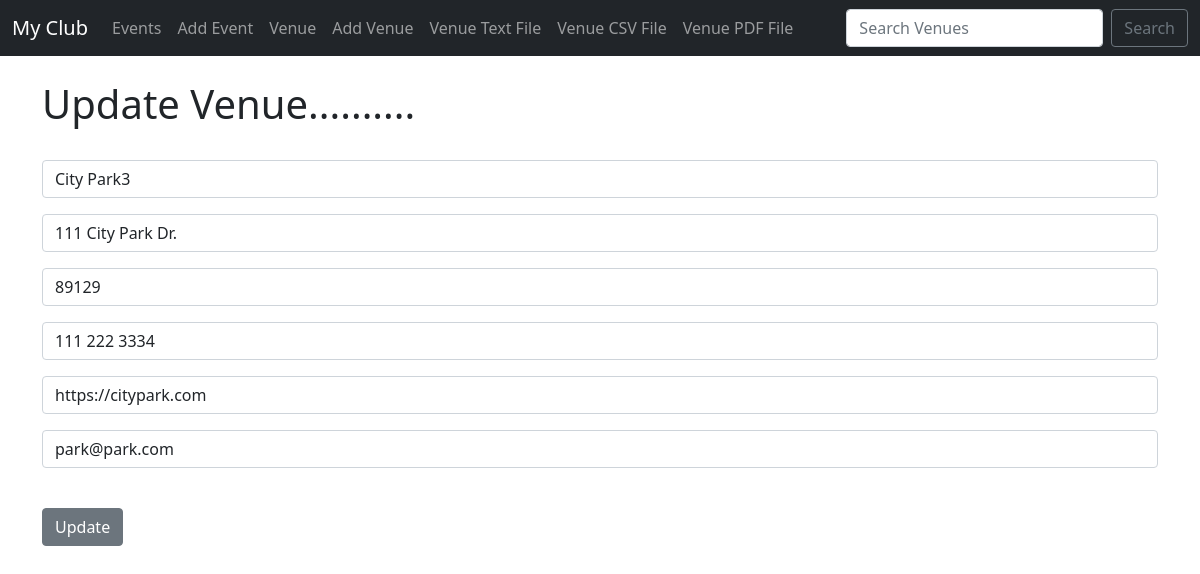
Screenshot of /update_venue/1 with the database file from the repository.
### myclub/models.py (models this page shows, shortened)
class Venue(models.Model):
    name = name = models.CharField('Venue Name', max_length=120)
    address = models.CharField(max_length=300)
    zip_code = models.CharField('Zip Code', max_length=120)
    phone = models.CharField('Contact Phone', max_length=120, blank=True)
    web = models.URLField('Website Address', blank=True)
    email_address = models.EmailField('Email Address', blank=True)

### myclub/views.py (the view)
# urls.py: path('update_venue/<venue_id>', views.update_venue, name="update-venue"),
def update_venue(request, venue_id):
    venue = Venue.objects.get(pk=venue_id)
    form = VenueForm(request.POST or None, instance=venue)
    if form.is_valid():
        form.save()
        return redirect('list-venues')
    return render(request, 'myclub/update_venue.html', {
        'venue': venue, 'form': form,
        })

### myclub/forms.py
class VenueForm(ModelForm):
    class Meta:
        model = Venue
        fields = ('name', 'address', 'zip_code', 'phone', 'web', 'email_address')
        labels = {
            'name': "",
            'address': "",
            'zip_code': "",
            'phone': "",
            'web': "",
            'email_address': "",
            }
        widgets = {
            'name': forms.TextInput(attrs={'class':'form-control', 'placeholder':'Venue Name'}),
            'address': forms.TextInput(attrs={'class':'form-control', 'placeholder':'Address'}),
            'zip_code': forms.TextInput(attrs={'class':'form-control', 'placeholder':'Zip Code'}),
            'phone': forms.TextInput(attrs={'class':'form-control', 'placeholder':'Phone'}),
            'web': forms.TextInput(attrs={'class':'form-control', 'placeholder':'Web Address'}),
            'email_address': forms.EmailInput(attrs={'class':'form-control', 'placeholder':'email'}),
            }

### myclub/templates/myclub/update_venue.html (shortened to what this page needs)
{% extends 'myclub/base.html' %}
{% block content %}
  <h1>Update Venue..........</h1>
  <form action="" method=POST>
    {{ form.as_p }}
    <br/>
    <input type="submit" value="Update" class="btn btn-secondary">
 {% endblock %}

### rows the page displays
Venue: name "City Park3", address "111 City Park Dr.", zip_code "89129", phone "111 222 3334", web "https://citypark.com", email_address "park@park.com"
